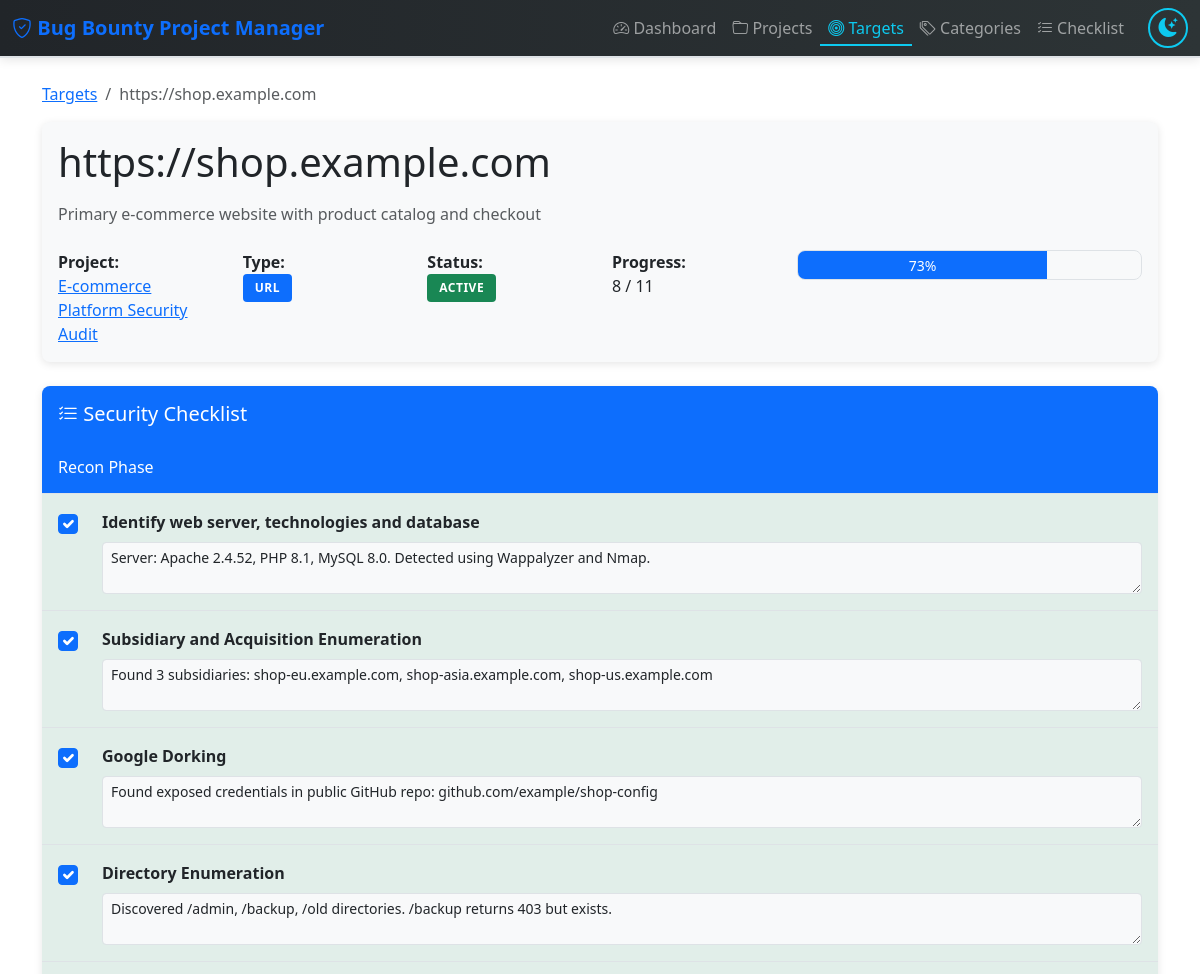
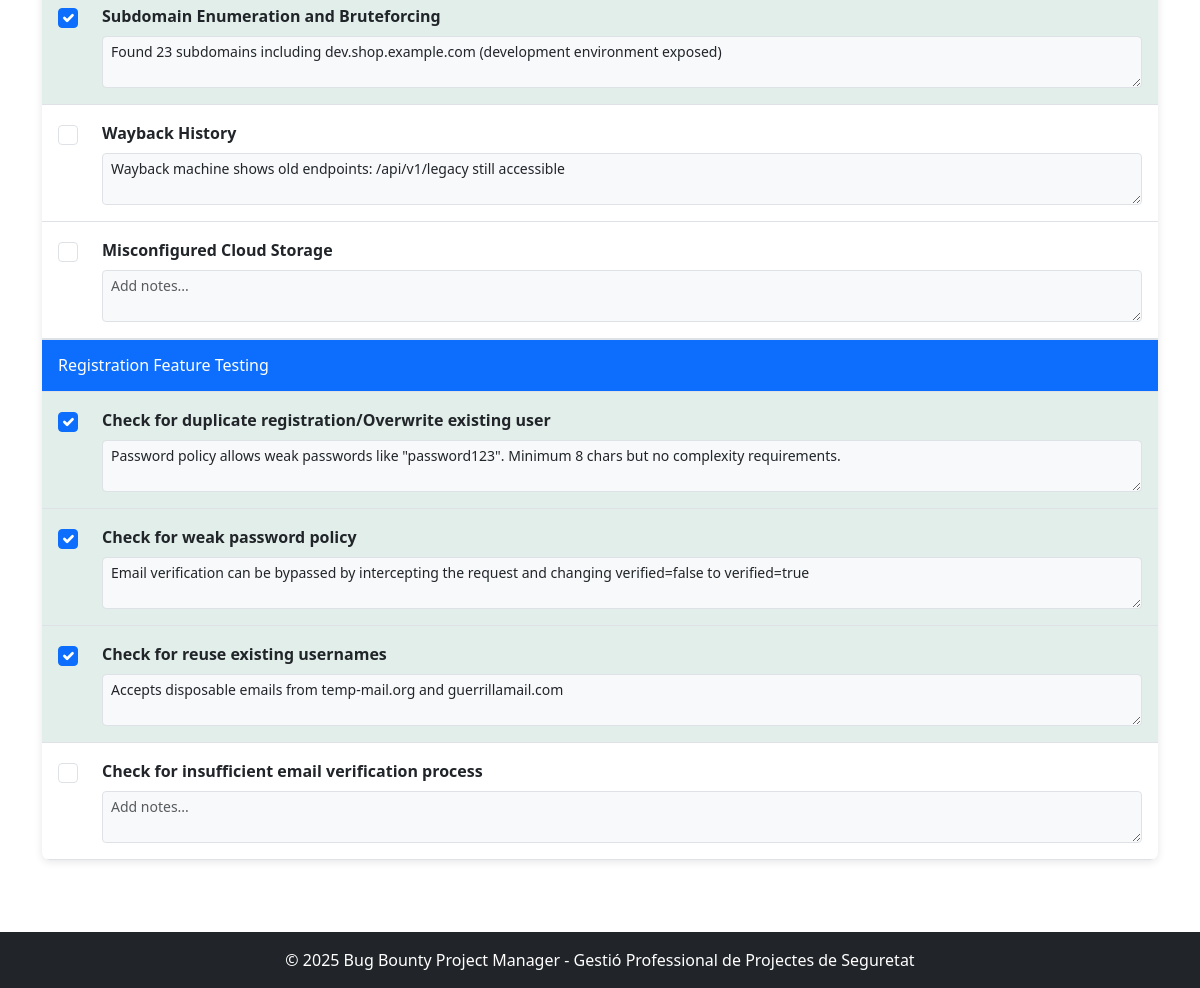
The app's page /targets/1 with its own data (2 pictures, top to bottom).
### tables this page shows
CREATE TABLE IF NOT EXISTS targets (
    id INT AUTO_INCREMENT PRIMARY KEY,
    project_id INT NOT NULL,
    name VARCHAR(255) NOT NULL,
    target VARCHAR(500),
    target_type ENUM('url', 'ip', 'domain') DEFAULT 'url',
    description TEXT,
    status VARCHAR(50) DEFAULT 'active',
    progress DECIMAL(5,2) DEFAULT 0.00,
    notes TEXT,
    aggregated_notes TEXT,
    created_at TIMESTAMP DEFAULT CURRENT_TIMESTAMP,
    updated_at TIMESTAMP DEFAULT CURRENT_TIMESTAMP ON UPDATE CURRENT_TIMESTAMP,
    FOREIGN KEY (project_id) REFERENCES projects(id) ON DELETE CASCADE
);

CREATE TABLE IF NOT EXISTS projects (
    id INT AUTO_INCREMENT PRIMARY KEY,
    name VARCHAR(255) NOT NULL,
    description TEXT,
    status VARCHAR(50) DEFAULT 'active',
    created_at TIMESTAMP DEFAULT CURRENT_TIMESTAMP,
    updated_at TIMESTAMP DEFAULT CURRENT_TIMESTAMP ON UPDATE CURRENT_TIMESTAMP
);

CREATE TABLE IF NOT EXISTS target_checklist (
    id INT AUTO_INCREMENT PRIMARY KEY,
    target_id INT NOT NULL,
    checklist_item_id INT NOT NULL,
    is_checked BOOLEAN DEFAULT FALSE,
    notes TEXT,
    severity ENUM('low', 'medium', 'high', 'critical', 'info') DEFAULT 'info',
    checked_at TIMESTAMP NULL,
    created_at TIMESTAMP DEFAULT CURRENT_TIMESTAMP,
    updated_at TIMESTAMP DEFAULT CURRENT_TIMESTAMP ON UPDATE CURRENT_TIMESTAMP,
    FOREIGN KEY (target_id) REFERENCES targets(id) ON DELETE CASCADE,
    FOREIGN KEY (checklist_item_id) REFERENCES checklist_items(id) ON DELETE CASCADE,
    UNIQUE KEY unique_target_item (target_id, checklist_item_id)
);

CREATE TABLE IF NOT EXISTS checklist_items (
    id INT AUTO_INCREMENT PRIMARY KEY,
    category_id INT NOT NULL,
    title TEXT NOT NULL,
    description TEXT,
    order_num INT DEFAULT 0,
    created_at TIMESTAMP DEFAULT CURRENT_TIMESTAMP,
    FOREIGN KEY (category_id) REFERENCES categories(id) ON DELETE CASCADE
);

### app/Controllers/TargetController.php (called while the page is built, shortened)
<?php
class TargetController extends Controller
{
    private Target $model;
    public function __construct()
    {
        $this->model = new Target();
    }
    public function show(int $id): void
    {
        $target = $this->model->getWithProgress($id);
        $checklist = $this->model->getChecklist($id);
        $groupedChecklist = [];
        foreach ($checklist as $item) {
            $categoryId = $item['category_id'];
            if (!isset($groupedChecklist[$categoryId])) {
                $groupedChecklist[$categoryId] = [
                    'category_name' => $item['category_name'],
                    'items' => []
                ];
            }
            $groupedChecklist[$categoryId]['items'][] = $item;
        }
        $this->view('targets.show', [
            'target' => $target,
            'checklist' => $groupedChecklist
        ]);
    }
}

### app/Core/Router.php (called while the page is built, shortened)
<?php
class Router
{
    private array $routes = [];
    private string $basePath = '';
    public function __construct(string $basePath = '')
    {
        $this->basePath = rtrim($basePath, '/');
    }
    private function addRoute(string $method, string $path, callable|array $handler): void
    {
        $path = $this->basePath . $path;
        $this->routes[] = [
            'method' => $method,
            'path' => $path,
            'handler' => $handler,
            'pattern' => $this->compileRoute($path)
        ];
    }
    private function compileRoute(string $path): string
    {
        $pattern = preg_replace('/\{([a-zA-Z_][a-zA-Z0-9_]*)\}/', '(?P<$1>[^/]+)', $path);
        return '#^' . $pattern . '$#';
    }
    public function dispatch(string $method, string $uri): mixed
    {
        $uri = strtok($uri, '?');
        $uri = rtrim($uri, '/') ?: '/';
        foreach ($this->routes as $route) {
            if ($route['method'] !== $method) {
                continue;
            }
            if (preg_match($route['pattern'], $uri, $matches)) {
                $params = array_filter($matches, 'is_string', ARRAY_FILTER_USE_KEY);
                return $this->callHandler($route['handler'], $params);
            }
        }
        return $this->notFound();
    }
    private function callHandler(callable|array $handler, array $params): mixed
    {
        if (is_array($handler)) {
            [$controller, $method] = $handler;
            $controller = new $controller();
            return $controller->$method(...array_values($params));
        }
        return $handler(...array_values($params));
    }
}

### public/index.php (called while the page is built, shortened)
<?php
$router = new \App\Core\Router();
$method = $_SERVER['REQUEST_METHOD'];
$uri = parse_url($_SERVER['REQUEST_URI'], PHP_URL_PATH);
try {
    $result = $router->dispatch($method, $uri);
} catch (\Exception $e) {
    http_response_code(500);
    if ($_SERVER['HTTP_ACCEPT'] === 'application/json' || str_starts_with($uri, '/api/')) {
        header('Content-Type: application/json');
        echo json_encode(['error' => $e->getMessage()]);
    } else {
        echo "Error: " . $e->getMessage();
    }
}

### config/database.php (called while the page is built)
<?php
return [
    'host' => getenv('DB_HOST') ?: 'db',
    'port' => getenv('DB_PORT') ?: '3306',
    'database' => getenv('DB_NAME') ?: 'bbpm_db',
    'username' => getenv('DB_USER') ?: 'bbpm_user',
    'password' => getenv('DB_PASS') ?: 'bbpm_password',
    'charset' => 'utf8mb4',
    'options' => [
        PDO::ATTR_ERRMODE => PDO::ERRMODE_EXCEPTION,
        PDO::ATTR_DEFAULT_FETCH_MODE => PDO::FETCH_ASSOC,
        PDO::ATTR_EMULATE_PREPARES => false,
    ]
];

### app/Core/Database.php (called while the page is built, shortened)
<?php
class Database
{
    private static ?PDO $instance = null;
    public static function getInstance(): PDO
    {
        if (self::$instance === null) {
            $config = require __DIR__ . '/../../config/database.php';
            $dsn = sprintf(
                'mysql:host=%s;port=%s;dbname=%s;charset=%s',
                $config['host'],
                $config['port'],
                $config['database'],
                $config['charset']
            );
            try {
                self::$instance = new PDO(
                    $dsn,
                    $config['username'],
                    $config['password'],
                    $config['options']
                );
            } catch (PDOException $e) {
                throw new PDOException('Database connection failed: ' . $e->getMessage());
            }
        }
        return self::$instance;
    }
}

### app/Models/Target.php (called while the page is built, shortened)
<?php
class Target extends Model
{
    public function getWithProgress(int $id): ?array
    {
        $sql = "
            SELECT t.*,
                   p.name as project_name,
                   COUNT(tc.id) as total_items,
                   SUM(CASE WHEN tc.is_checked THEN 1 ELSE 0 END) as completed_items,
                   ROUND((SUM(CASE WHEN tc.is_checked THEN 1 ELSE 0 END) / COUNT(tc.id)) * 100, 2) as progress
            FROM targets t
            LEFT JOIN projects p ON t.project_id = p.id
            LEFT JOIN target_checklist tc ON t.id = tc.target_id
            WHERE t.id = ?
            GROUP BY t.id
        ";
        $stmt = $this->query($sql, [$id]);
        return $stmt->fetch() ?: null;
    }
    public function getChecklist(int $targetId): array
    {
        $sql = "
            SELECT tc.*, ci.title, ci.description, c.name as category_name, c.id as category_id
            FROM target_checklist tc
            JOIN checklist_items ci ON tc.checklist_item_id = ci.id
            JOIN categories c ON ci.category_id = c.id
            WHERE tc.target_id = ?
            ORDER BY c.order_num, ci.order_num
        ";
        $stmt = $this->query($sql, [$targetId]);
        return $stmt->fetchAll();
    }
}

### app/Core/Model.php (called while the page is built, shortened)
<?php
abstract class Model
{
    protected PDO $db;
    public function __construct()
    {
        $this->db = Database::getInstance();
    }
    public function query(string $sql, array $params = []): \PDOStatement
    {
        $stmt = $this->db->prepare($sql);
        $stmt->execute($params);
        return $stmt;
    }
}

### app/Views/targets/show.php (the view, shortened to what this page needs)
<div class="container">
    <nav aria-label="breadcrumb">
        <ol class="breadcrumb">
            <li class="breadcrumb-item"><a href="/targets">Targets</a></li>
            <li class="breadcrumb-item active"><?= htmlspecialchars($target['target']) ?></li>
        </ol>
    </nav>
    <div class="card mb-4">
        <div class="card-body">
            <h1 class="mb-3"><?= htmlspecialchars($target['target']) ?></h1>
            <p class="text-muted"><?= htmlspecialchars($target['description'] ?? '') ?></p>
            <div class="row mt-4">
                <div class="col-md-2">
                    <strong>Project:</strong><br>
                    <a href="/projects/<?= $target['project_id'] ?>"><?= htmlspecialchars($target['project_name']) ?></a>
                </div>
                <div class="col-md-2">
                    <strong>Type:</strong><br>
                    <span class="badge bg-<?= $target['target_type'] === 'url' ? 'primary' : ($target['target_type'] === 'ip' ? 'info' : 'secondary') ?>">
                        <?= ucfirst(htmlspecialchars($target['target_type'])) ?>
                    </span>
                </div>
                <div class="col-md-2">
                    <strong>Status:</strong><br>
                    <span class="badge bg-<?= $target['status'] === 'active' ? 'success' : 'secondary' ?>">
                        <?= htmlspecialchars($target['status'] ?? 'active') ?>
                    </span>
                </div>
                <div class="col-md-2">
                    <strong>Progress:</strong><br>
                    <span class="completed-count"><?= $target['completed_items'] ?? 0 ?></span> / <?= $target['total_items'] ?? 0 ?>
                </div>
                <div class="col-md-4">
                    <div class="progress" style="height: 30px;" data-target-id="<?= $target['id'] ?>">
                        <div class="progress-bar" role="progressbar" style="width: <?= $target['progress'] ?? 0 ?>%">
                            <?= round($target['progress'] ?? 0) ?>%
                        </div>
                    </div>
                </div>
            </div>
        </div>
    </div>
    <div class="card">
        <div class="card-header">
            <h5 class="mb-0"><i class="bi bi-list-check"></i> Security Checklist</h5>
        </div>
        <div class="card-body p-0">
            <?php if (empty($checklist)): ?>
                <p class="p-4 text-muted">No checklist items found.</p>
            <?php else: ?>
                <?php foreach ($checklist as $category): ?>
                    <div class="category-section">
                        <div class="p-3 border-bottom" style="background-color: var(--primary); color: white; font-weight: 600;">
                            <h6 class="mb-0"><?= htmlspecialchars($category['category_name']) ?></h6>
                        </div>
                        <?php foreach ($category['items'] as $item): ?>
                            <div class="checklist-item <?= $item['is_checked'] ? 'checked' : '' ?>">
                                <div class="row align-items-start">
                                    <div class="col-auto">
                                        <input type="checkbox"
                                               class="form-check-input checklist-toggle"
                                               data-target-id="<?= $target['id'] ?>"
                                               data-item-id="<?= $item['checklist_item_id'] ?>"
                                               <?= $item['is_checked'] ? 'checked' : '' ?>>
                                    </div>
                                    <div class="col">
                                        <strong><?= htmlspecialchars($item['title']) ?></strong>
                                        <textarea class="form-control form-control-sm checklist-notes"
                                                  data-target-id="<?= $target['id'] ?>"
                                                  data-item-id="<?= $item['checklist_item_id'] ?>"
                                                  placeholder="Add notes..."
                                                  rows="2"><?= htmlspecialchars($item['notes'] ?? '') ?></textarea>
                                    </div>
                                </div>
                            </div>
                        <?php endforeach; ?>
                    </div>
                <?php endforeach; ?>
            <?php endif; ?>
        </div>
    </div>
</div>

### public/assets/css/style.css (style rules this page uses)
:root { --primary: #0d6efd; --secondary: #6c757d; --success: #198754; --danger: #dc3545; --warning: #ffc107; --info: #0dcaf0; --light: #f8f9fa; --dark: #212529; --primary-light: #e7f1ff; --primary-dark: #0a58ca; --success-light: #d1e7dd; --success-dark: #146c43; --danger-light: #f8d7da; --danger-dark: #b02a37; --warning-light: #fff3cd; --warning-dark: #ccab00; --bg-primary: #ffffff; --bg-secondary: #f8f9fa; --text-primary: #212529; --text-secondary: #6c757d; --border-color: #dee2e6; --gradient-primary: linear-gradient(135deg, #0d6efd 0%, #0a58ca 100%); --gradient-success: linear-gradient(135deg, #198754 0%, #146c43 100%); --gradient-danger: linear-gradient(135deg, #dc3545 0%, #b02a37 100%); --transition-base: all 0.15s ease-in-out; }
body { min-height: 100vh; background-color: var(--bg-primary); color: var(--text-primary); transition: var(--transition-base); }
.card { border: none; background-color: var(--bg-secondary); color: var(--text-primary); box-shadow: 0 2px 8px rgba(0, 0, 0, 0.1); transition: var(--transition-base); border-radius: 0.5rem; overflow: hidden; }
.card-header { background: var(--primary); color: white; border: none; font-weight: 600; padding: 1rem; }
.badge { font-weight: 600; padding: 0.5rem 0.75rem; border-radius: 0.25rem; text-transform: uppercase; font-size: 0.75rem; letter-spacing: 0.5px; }
.progress { height: 1.5rem; font-size: 0.875rem; background-color: var(--bg-secondary); border-radius: 0.5rem; overflow: hidden; border: 1px solid var(--border-color); }
.progress-bar { background: var(--primary); transition: width 0.6s ease; }
.category-section { border-bottom: 1px solid var(--border-color); }
.category-section:last-child { border-bottom: none; }
.checklist-item { border-bottom: 1px solid var(--border-color); padding: 1rem; transition: var(--transition-base); background-color: var(--bg-primary); }
.checklist-item.checked { background-color: rgba(25, 135, 84, 0.1); }
.checklist-toggle { width: 1.25rem; height: 1.25rem; cursor: pointer; accent-color: var(--success); }
.checklist-notes { resize: vertical; min-height: 60px; transition: var(--transition-base); background-color: var(--bg-secondary); color: var(--text-primary); border-color: var(--border-color); }
.form-control, .form-select { background-color: var(--bg-secondary); color: var(--text-primary); border-color: var(--border-color); transition: var(--transition-base); }
* { transition: background-color 0.3s ease, color 0.3s ease, border-color 0.3s ease; }

### records on screen
targets: target "https://shop.example.com", description "Primary e-commerce website with product catalog and checkout", project.name "E-commerce Platform Security Audit", target_type "URL", status "ACTIVE"
target_checklist: is_checked "☑", checklist_item.title "Identify web server, technologies and database", target+checklist_item+notes "Server: Apache 2.4.52, PHP 8.1, MySQL 8.0. Detected using Wappalyzer and Nmap."
target_checklist: is_checked "☑", checklist_item.title "Subsidiary and Acquisition Enumeration", target+checklist_item+notes "Found 3 subsidiaries: shop-eu.example.com, shop-asia.example.com, shop-us.example.com"
target_checklist: is_checked "☑", checklist_item.title "Google Dorking", target+checklist_item+notes "Found exposed credentials in public GitHub repo: github.com/example/shop-config"
target_checklist: is_checked "☑", checklist_item.title "Directory Enumeration", target+checklist_item+notes "Discovered /admin, /backup, /old directories. /backup returns 403 but exists."
target_checklist: is_checked "☑", checklist_item.title "Subdomain Enumeration and Bruteforcing", target+checklist_item+notes "Found 23 subdomains including dev.shop.example.com (development environment exposed)"
target_checklist: checklist_item.title "Wayback History", target+checklist_item+notes "Wayback machine shows old endpoints: /api/v1/legacy still accessible"
target_checklist: checklist_item.title "Misconfigured Cloud Storage", target+checklist_item "Add notes..."
target_checklist: is_checked "☑", checklist_item.title "Check for duplicate registration/Overwrite existing user", target+checklist_item+notes "Password policy allows weak passwords like \"password123\". Minimum 8 chars but no complexity requirements."
target_checklist: is_checked "☑", checklist_item.title "Check for weak password policy", target+checklist_item+notes "Email verification can be bypassed by intercepting the request and changing verified=false to verified=true"
target_checklist: is_checked "☑", checklist_item.title "Check for reuse existing usernames", target+checklist_item+notes "Accepts disposable emails from temp-mail.org and guerrillamail.com"
target_checklist: checklist_item.title "Check for insufficient email verification process", target+checklist_item "Add notes..."

### other values on screen
$target['completed_items'] "8"
$target['total_items'] "11"
$target['progress'] "73"
$category['category_name'] "Recon Phase"
$category['category_name'] "Registration Feature Testing"
